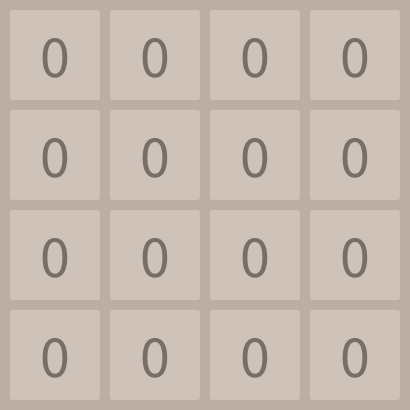
Frame 1 (no input)
Frame 60 (the mouse pressed at the canvas centre just before this capture): identical to frame 1, image omitted
Frame 120 (the mouse held since frame 60 and released just before this capture): identical to frame 1, image omitted

The Processing sketch that drew this single still picture (run headless with seeded random() and noise(); from frame 60 on, the mouse is pressed at the canvas centre):

// Processing sketch: week08_5_part5_keyPressed_keyCode_RIGHT_merge
// ── week08_5_part5_keyPressed_keyCode_RIGHT_merge.pde
//week08-5-part5-keyPressed_keyCode-RIGHT-merge
//week08-4-part4-keyPressed-keycode-RIGHT-only
//修改自week08-3-part3-void-keyPressed_gemTwo
//week08-2-2048-part2_colro_color_array_N_B
//增加不同的板子2,4,8,16,31,64
//要有陣列4x4
color [] c = {#CEC2B9,#EFE5DA,#EDE1CA,#EFB37E,#EF7F63,#EF7F63};
color [] c2 = {#776E66,#776E66,#776E66,#FDF8F5,#FDF8F5,#FDF8F5};//字色
int []N = {0,2,4,8,16,32,64};//對應的數字
int [][] B = {{0,0,0,0},{0,0,0,0},{0,0,0,0},{0,0,0,0}};//板子
void keyPressed(){
  if(keyCode==RIGHT){
    for(int i=0;i<4;i++){
      int now = 3;
      for(int j=3;j>=0;j--){
        if(B[i][j]>0){
          B[i][now] = B[i][j];
          //if(now<3 && B[i][now+1]==B[i][now]){
              while(now<3 && B[i][now+1]==B[i][now]){
              B[i][now+1]++;
              now++;
              }
          now--;
        }
      }
      for(int j=now; j>=0;j--){
        B[i][j] = 0;
      }
    }
  }
  genTwo();
}
void genTwo(){//找出陣列0的地方
  int zero = 0;
  for(int i=0; i<4;i++){
    for(int j=0;j<4;j++){
      if(B[i][j]==0) zero++;
    }
  }
  int ans = int(random(zero));
  for(int i=0;i<4;i++){
    for(int j=0;j<4;j++){
      if(B[i][j]==0){
        if(ans==0){
          B[i][j] = 1;
          return;
        }else ans--;
      }
    }
  }
}
void setup(){
  size(410,410);//讓邊線漂亮一點
}
void draw(){
  background(188,174,162);//色彩用滴管，吸範圍的圖
  for(int i=0;i<4;i++){//左手I(對應Y座標)
    for(int j=0;j<4;j++){//右手J(對應X座標)
      int id = B[i][j];//fill(206,194,185);//色彩用滴管，吸範圍的圖
      fill( c[id] );
      noStroke();//不要有黑框
      rect(j*100+10,i*100+10,90,90,3);//弧度5
      fill( c2[id]);
      textAlign(CENTER,CENTER);
      textSize(60);
      text( N[id], j*100+55, i*100+55);
    }
  }
}
